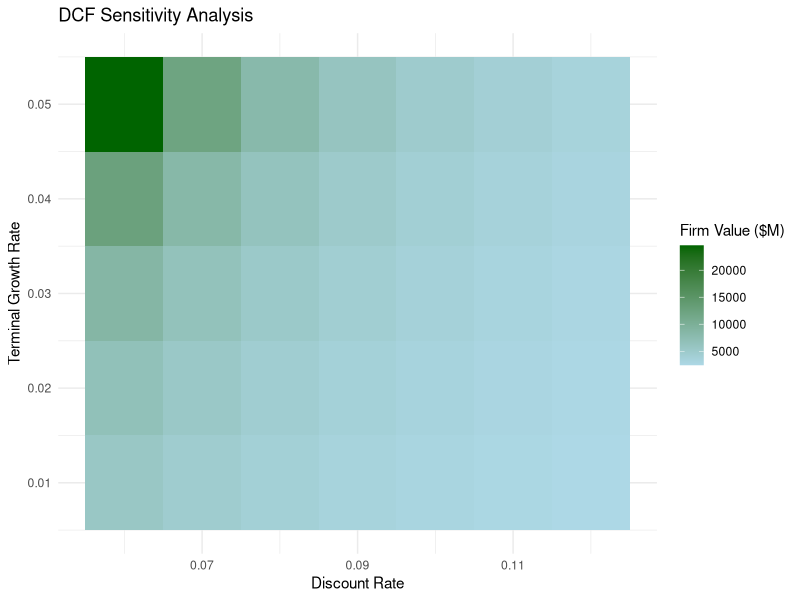
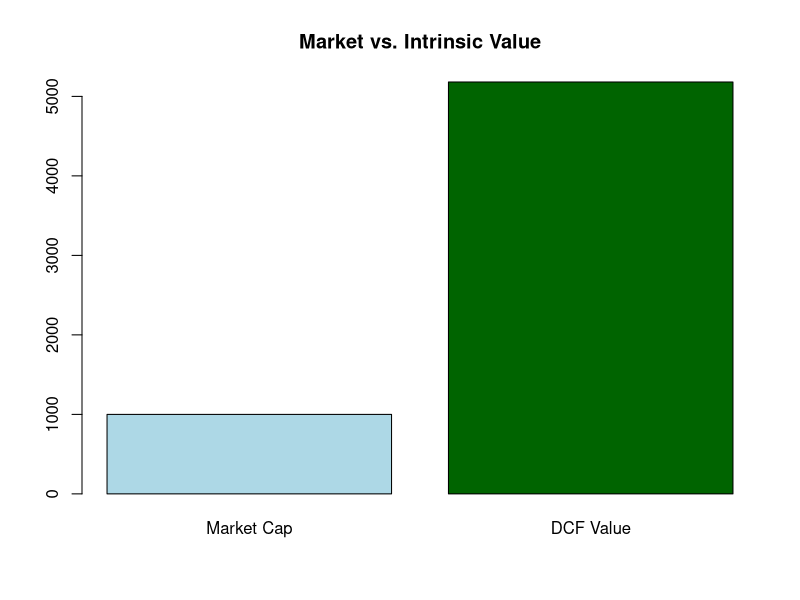

These charts were generated, in order, by the following R code:
## ---- chunk 1
# Example: 5-year cash flow forecast (in millions)
cf <- c(200, 220, 250, 270, 300)  # Free cash flows
r <- 0.08                         # Discount rate
terminal_growth <- 0.03           # Perpetual growth rate

# Terminal Value
terminal_value <- cf[5] * (1 + terminal_growth) / (r - terminal_growth) # steady growth the company will maintain once it reaches maturity

# Present Value of Cash Flows
pv_cf <- sum(cf / (1 + r)^(1:5)) + terminal_value / (1 + r)^5

pv_cf

## ---- chunk 2
discount_rates <- seq(0.06, 0.12, by = 0.01) # (.06, .07, ... , .12)
growth_rates <- seq(0.01, 0.05, by = 0.01) # (.01, .02, ... , .05)
# => total 35 scenarios

sensitivity <- expand.grid(r = discount_rates, g = growth_rates) # Makes grid of the 35 scenarios
sensitivity$Value <- mapply(function(r, g) {
  terminal_value <- cf[5] * (1 + g) / (r - g)
  sum(cf / (1 + r)^(1:5)) + terminal_value / (1 + r)^5
}, sensitivity$r, sensitivity$g)

head(sensitivity)

## ---- chunk 3
library(ggplot2)

ggplot(sensitivity, aes(x = r, y = g, fill = Value)) +
  geom_tile() +
  scale_fill_gradient(low = "lightblue", high = "darkgreen") +
  labs(
    title = "DCF Sensitivity Analysis",
    x = "Discount Rate",
    y = "Terminal Growth Rate",
    fill = "Firm Value ($M)"
  ) +
  theme_minimal()
# dark green = higher valuations (undervalued), light blue = lower valuations (overvalued)
## ---- chunk 4
market_cap <- 1000 # market cap of company 
undervaluation <- (pv_cf - market_cap) / market_cap
undervaluation
# positive = undervalued, negative = overvalued
## ---- chunk 5
barplot(c(market_cap, pv_cf), names.arg = c("Market Cap", "DCF Value"),
        col = c("lightblue", "darkgreen"),
        main = "Market vs. Intrinsic Value")
# Shoes intrinsic value of company is 418% higher than current market cap. indicates potential upside, suggesting undervalued at current price
